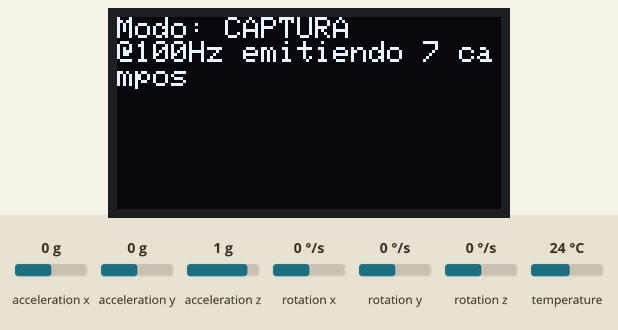
This program was run on a simulated ESP32. Shown: 128×64 one-colour display. The inputs (shaded band) are chosen by the test bench; at power-on: acceleration x 0 g, acceleration y 0 g, acceleration z 1 g, rotation x 0 °/s, rotation y 0 °/s, rotation z 0 °/s, temperature 24 °C. What the program prints to the serial monitor is not drawn.

Above: at 0.1 s.

The program:

main.cpp
```cpp
// ==========================
// main.cpp  (ÚNICO archivo, dual-mode con salida a 100 Hz)
// - Si existen model_data.h/feat_norm.h => MODO CLASIFICACIÓN (TFLite Micro)
// - Si NO existen => MODO CAPTURA (7 campos) - NO requiere TFLM
//
// Serial (SIEMPRE a 100 Hz):
// - Modo CAPTURA:  ax;ay;az;gx;gy;gz;temp
// - Modo CLASIF :  ax;ay;az;gx;gy;gz;temp;NA;Mov0X;p0;p1;p2;p3;p4
//
// Notas:
// * La predicción (TFLM) se recalcula con ventanas de 0.5 s y hop de 0.25 s (4 Hz por defecto),
//   pero se "cachea" y se imprime en CADA muestra a 100 Hz. Así obtienes 1 predicción por fila.
// * Si necesitas que la predicción se actualice más rápido, baja HOP (p.ej., HOP=5 → 20 Hz; HOP=1 → 100 Hz).
// ==========================

#include <Arduino.h>
#include <Wire.h>
#include <Adafruit_MPU6050.h>
#include <Adafruit_Sensor.h>
#include <math.h>   // sqrtf, lroundf

#define BAUD_RATE 115200 // Si tu serial se satura a 100 Hz con 14 campos, sube a 230400

// ---- (Opcional) OLED ----
#define USE_OLED 1
#if USE_OLED
  #include <Adafruit_SSD1306.h>
  Adafruit_SSD1306 display(128, 64, &Wire);
#endif

// --------- Sensado / RTOS ---------
Adafruit_MPU6050 mpu;
QueueHandle_t q_samples;   // muestras crudas @100Hz
QueueHandle_t q_preds;     // predicciones (~4-20 Hz, según HOP)
SemaphoreHandle_t i2cMutex;

struct Sample {
  float ax, ay, az, gx, gy, gz, temp;
  uint32_t t_ms;
};

struct Prediction {
  int   pred_class;      // 0..4
  float probs[5];
  uint32_t t_ms;
};

// --------- Frecuencia y ventana ---------
static const int   SAMPLE_RATE_HZ = 100;
static const float DT_MS = 1000.0f / SAMPLE_RATE_HZ;
static const int   WIN = 50;      // 0.5 s @100Hz
static const int   HOP = 25;      // 0.25 s (50% solape) => ~4 Hz de actualización de predicción

// Buffer circular para la ventana
static Sample ringBuf[WIN];
static int    ringHead = 0;
static int    nFilled  = 0;

// ==========================================================
// Detección de modelo/normalizador (activar modo TFLM)
// ==========================================================
#if __has_include("model_data.h") && __has_include("feat_norm.h") && __has_include("tensorflow/lite/micro/micro_interpreter.h")
  #define HAVE_TFLM 1
  #include "model_data.h"   // g_model, g_model_len
  #include "feat_norm.h"    // FEAT_MEAN[], FEAT_SCALE[], N_FEAT

  // ---- TensorFlow Lite Micro ----
  #include "tensorflow/lite/micro/micro_interpreter.h"
  #include "tensorflow/lite/micro/all_ops_resolver.h"
  #include "tensorflow/lite/micro/micro_error_reporter.h"  // necesario por MicroErrorReporter
  #include "tensorflow/lite/schema/schema_generated.h"
  // NO incluyas "tensorflow/lite/version.h"

  #ifndef N_FEAT
    #define N_FEAT 39
  #endif
  #define N_CLASS 5

  constexpr int kTensorArenaSize = 40 * 1024; // sube si AllocateTensors falla
  static uint8_t tensor_arena[kTensorArenaSize];

  static tflite::MicroInterpreter* interpreter = nullptr;
  static TfLiteTensor* input_tensor  = nullptr;
  static TfLiteTensor* output_tensor = nullptr;
  static bool model_is_int8 = true;

  // Predicción cacheada para imprimir a 100 Hz
  Prediction g_lastPred = {0,{0,0,0,0,0},0};
  volatile bool g_hasPred = false;
#else
  #define HAVE_TFLM 0
  // En modo captura no usamos TFLM ni 39 features; solo emitimos 7 campos.
#endif

// ==========================================================
// Utilidades de features (solo cuando hay TFLM)
// ==========================================================
#if HAVE_TFLM
static inline float mean_arr(const float *x, int n){ double s=0; for(int i=0;i<n;i++) s+=x[i]; return (float)(s/n); }
static inline float std_arr (const float *x, int n, float m){ double s=0; for(int i=0;i<n;i++){ double d=x[i]-m; s+=d*d; } return (float)sqrt(s/n); }
static inline float max_arr (const float *x, int n){ float v=x[0]; for(int i=1;i<n;i++) if (x[i]>v) v=x[i]; return v; }
static inline float min_arr (const float *x, int n){ float v=x[0]; for(int i=1;i<n;i++) if (x[i]<v) v=x[i]; return v; }
static inline float rms_arr (const float *x, int n){ double s=0; for(int i=0;i<n;i++) s+=x[i]*x[i]; return (float)sqrt(s/n); }

// 39 features = 7 señales×(mean,std,min,max,rms) + 4 de magnitudes (acc,gyro: mean,std)
static void extract_features(float feat[N_FEAT]) {
  float ax[WIN], ay[WIN], az[WIN], gx[WIN], gy[WIN], gz[WIN], tp[WIN];

  // reconstruir ventana en orden temporal
  for (int i=0; i<WIN; ++i){
    int idx = (ringHead - 1 - i + WIN) % WIN;
    ax[WIN-1-i] = ringBuf[idx].ax;
    ay[WIN-1-i] = ringBuf[idx].ay;
    az[WIN-1-i] = ringBuf[idx].az;
    gx[WIN-1-i] = ringBuf[idx].gx;
    gy[WIN-1-i] = ringBuf[idx].gy;
    gz[WIN-1-i] = ringBuf[idx].gz;
    tp[WIN-1-i] = ringBuf[idx].temp;
  }

  int k = 0;
  #define PUSH5(sig) { \
    float m = mean_arr(sig, WIN); \
    feat[k++] = m; \
    feat[k++] = std_arr(sig, WIN, m); \
    feat[k++] = min_arr(sig, WIN); \
    feat[k++] = max_arr(sig, WIN); \
    feat[k++] = rms_arr(sig, WIN); \
  }

  // 7×5 = 35
  PUSH5(ax); PUSH5(ay); PUSH5(az);
  PUSH5(gx); PUSH5(gy); PUSH5(gz);
  PUSH5(tp);

  // +4 magnitudes
  float acc_mag[WIN], gyro_mag[WIN];
  for (int i=0;i<WIN;i++){
    acc_mag[i]  = sqrtf(ax[i]*ax[i] + ay[i]*ay[i] + az[i]*az[i]);
    gyro_mag[i] = sqrtf(gx[i]*gx[i] + gy[i]*gy[i] + gz[i]*gz[i]);
  }
  float am_m = mean_arr(acc_mag, WIN);
  float am_s = std_arr (acc_mag, WIN, am_m);
  float gm_m = mean_arr(gyro_mag, WIN);
  float gm_s = std_arr (gyro_mag, WIN, gm_m);
  feat[k++] = am_m; feat[k++] = am_s; feat[k++] = gm_m; feat[k++] = gm_s;

  // z-score igual a StandardScaler (mean_, scale_)
  for(int i=0;i<N_FEAT;i++){
    feat[i] = (feat[i] - FEAT_MEAN[i]) / (FEAT_SCALE[i] + 1e-6f);
  }
}

// TFLM setup
static void tflm_setup(){
  const tflite::Model* model = tflite::GetModel(g_model);

  // Chequeo de versión solo si existe la macro
  #ifdef TFLITE_SCHEMA_VERSION
  if (model->version() != TFLITE_SCHEMA_VERSION) {
    Serial.println("Warning: TFLite schema version mismatch (continuando)");
  }
  #endif

  static tflite::AllOpsResolver resolver;

  // ---- API nueva: requiere ErrorReporter* y punteros opcionales ----
  static tflite::MicroErrorReporter micro_error_reporter;
  tflite::ErrorReporter* error_reporter = &micro_error_reporter;

  static tflite::MicroInterpreter static_interpreter(
      model,
      resolver,
      tensor_arena,            // uint8_t*
      kTensorArenaSize,        // size_t
      error_reporter,          // ErrorReporter*
      /*resource_variables=*/nullptr,
      /*profiler=*/nullptr);

  interpreter = &static_interpreter;

  if (interpreter->AllocateTensors() != kTfLiteOk) {
    Serial.println("AllocateTensors FAILED (sube kTensorArenaSize a 60-80 KB)");
    while(true) delay(1000);
  }

  input_tensor  = interpreter->input(0);
  output_tensor = interpreter->output(0);
  model_is_int8 = (input_tensor->type == kTfLiteInt8);
  Serial.printf("TFLM listo. in_type=%d, out_type=%d\n", input_tensor->type, output_tensor->type);
}

static void classify_tfl(const float feat_normed[N_FEAT], float probs_out[5], int &argmax){
  // entrada
  if (model_is_int8) {
    const float s = input_tensor->params.scale;
    const int   z = input_tensor->params.zero_point;
    for (int i=0;i<N_FEAT;i++){
      int q = (int)lroundf(feat_normed[i] / s) + z;
      if (q < -128) q = -128; if (q > 127) q = 127;
      input_tensor->data.int8[i] = (int8_t)q;
    }
  } else {
    for (int i=0;i<N_FEAT;i++) input_tensor->data.f[i] = feat_normed[i];
  }

  if (interpreter->Invoke() != kTfLiteOk) {
    Serial.println("Invoke FAILED");
    for(int c=0;c<5;c++) probs_out[c]=0.f;
    argmax=0; return;
  }

  // salida → probs
  if (output_tensor->type == kTfLiteInt8){
    const float s = output_tensor->params.scale;
    const int   z = output_tensor->params.zero_point;
    float sum=0;
    for (int c=0;c<5;c++){
      float p = s * (output_tensor->data.int8[c] - z);
      if (p < 0) p = 0; if (p > 1) p = 1;
      probs_out[c] = p; sum += p;
    }
    if (sum>0){ for(int c=0;c<5;c++) probs_out[c] /= sum; }
  } else {
    float sum=0;
    for (int c=0;c<5;c++){ probs_out[c] = output_tensor->data.f[c]; sum += probs_out[c]; }
    if (sum>0){ for (int c=0;c<5;c++) probs_out[c] /= sum; }
  }

  argmax = 0; float best = probs_out[0];
  for (int c=1;c<5;c++) if (probs_out[c]>best){ best=probs_out[c]; argmax=c; }
}
#endif // HAVE_TFLM

// ==========================================================
// Tareas
// ==========================================================
static void TaskAcquire(void *){
  TickType_t last = xTaskGetTickCount();
  const TickType_t period = pdMS_TO_TICKS(DT_MS);

  for(;;){
    sensors_event_t a, g, temp;
    xSemaphoreTake(i2cMutex, portMAX_DELAY);
    mpu.getEvent(&a,&g,&temp);
    xSemaphoreGive(i2cMutex);

    Sample s;
    s.ax=a.acceleration.x; s.ay=a.acceleration.y; s.az=a.acceleration.z;
    s.gx=g.gyro.x;         s.gy=g.gyro.y;         s.gz=g.gyro.z;
    s.temp=temp.temperature;
    s.t_ms = millis();

    // Empuja a la cola para ventaneo/clasificación
    xQueueSend(q_samples, &s, 0);

    // ===== Salida por Serial a 100 Hz =====
#if HAVE_TFLM
    // MODO CLASIFICACIÓN: 14 campos usando la última predicción disponible
    Serial.print(s.ax);   Serial.print(';');
    Serial.print(s.ay);   Serial.print(';');
    Serial.print(s.az);   Serial.print(';');
    Serial.print(s.gx);   Serial.print(';');
    Serial.print(s.gy);   Serial.print(';');
    Serial.print(s.gz);   Serial.print(';');
    Serial.print(s.temp); Serial.print(';');
    Serial.print("NA;");  // Clase Real la agrega el PC por bloque

    int cls = g_hasPred ? g_lastPred.pred_class : 0;
    Serial.print(String("Mov0") + String(cls) + ";");
    for (int c=0;c<5;c++){
      float pv = g_hasPred ? g_lastPred.probs[c] : 0.0f;
      Serial.print(pv, 6);
      Serial.print(c==4? '\n' : ';');
    }
#else
    // MODO CAPTURA: 7 campos
    Serial.print(s.ax);   Serial.print(';');
    Serial.print(s.ay);   Serial.print(';');
    Serial.print(s.az);   Serial.print(';');
    Serial.print(s.gx);   Serial.print(';');
    Serial.print(s.gy);   Serial.print(';');
    Serial.print(s.gz);   Serial.print(';');
    Serial.println(s.temp);
#endif

    vTaskDelayUntil(&last, period);
  }
}

static void TaskClassify(void *){
  int hopCnt=0;
  for(;;){
    Sample s;
    if (xQueueReceive(q_samples, &s, portMAX_DELAY)==pdTRUE){
      // actualizar ventana
      ringBuf[ringHead]=s;
      ringHead=(ringHead+1)%WIN;
      nFilled = nFilled < WIN ? nFilled+1 : WIN;

#if HAVE_TFLM
      if (nFilled==WIN){
        hopCnt++;
        if (hopCnt >= HOP){
          hopCnt=0;

          // ---------- Cálculo de predicción (según ventana) ----------
          float feat[N_FEAT];
          extract_features(feat);

          Prediction p;
          classify_tfl(feat, p.probs, p.pred_class);
          p.t_ms = s.t_ms;
          // Guardar en cola (para OLED) y en cache global (para impresión a 100 Hz)
          if (q_preds) xQueueSend(q_preds, &p, 0);
          g_lastPred = p;
          g_hasPred  = true;
        }
      }
#else
      // En modo captura no hay clasificación
      (void)hopCnt;
#endif
    }
  }
}

static void TaskDisplay(void *){
#if USE_OLED
  for(;;){
  #if HAVE_TFLM
    Prediction p;
    if (xQueueReceive(q_preds, &p, portMAX_DELAY)==pdTRUE){
      xSemaphoreTake(i2cMutex, portMAX_DELAY);
      display.clearDisplay();
      display.setTextSize(1);
      display.setTextColor(SSD1306_WHITE);
      display.setCursor(0,0);
      display.println("Movimiento:");
      display.setTextSize(2);
      display.printf("Mov0%d\n", p.pred_class);
      display.setTextSize(1);
      for (int c=0;c<5;c++){
        display.printf("P%02d: %.2f\n", c, p.probs[c]);
      }
      display.display();
      xSemaphoreGive(i2cMutex);
    }
  #else
    // En modo captura no hay predicciones: muestra estado básico
    xSemaphoreTake(i2cMutex, portMAX_DELAY);
    display.clearDisplay();
    display.setTextSize(1);
    display.setTextColor(SSD1306_WHITE);
    display.setCursor(0,0);
    display.println("Modo: CAPTURA");
    display.println("@100Hz emitiendo 7 campos");
    display.display();
    xSemaphoreGive(i2cMutex);
    vTaskDelay(pdMS_TO_TICKS(500));
  #endif
  }
#else
  vTaskDelete(NULL);
#endif
}

// ==========================================================
// setup / loop
// ==========================================================
void setup(){
  Serial.begin(BAUD_RATE);
  Wire.begin(); // ESP32 SDA=21, SCL=22

  i2cMutex = xSemaphoreCreateMutex();

  xSemaphoreTake(i2cMutex, portMAX_DELAY);
  if (!mpu.begin()) { Serial.println("No se detecta MPU6050"); while(1) delay(10); }
  // Rangos/filtro (ajustables)
  mpu.setAccelerometerRange(MPU6050_RANGE_2_G);
  mpu.setGyroRange(MPU6050_RANGE_500_DEG);
  mpu.setFilterBandwidth(MPU6050_BAND_5_HZ);

#if USE_OLED
  if(!display.begin(SSD1306_SWITCHCAPVCC, 0x3C)){
    Serial.println("SSD1306 no encontrado (continuando sin OLED)");
  } else {
    display.clearDisplay(); display.display();
  }
#endif
  xSemaphoreGive(i2cMutex);

#if HAVE_TFLM
  // Inicializa TFLM solo si el modelo está presente
  tflm_setup();
  q_preds   = xQueueCreate(16, sizeof(Prediction));
#else
  q_preds   = NULL; // no se usa en captura
#endif
  q_samples = xQueueCreate(128, sizeof(Sample));

  // Tareas (core 1)
  xTaskCreatePinnedToCore(TaskAcquire,  "acq",  4096, NULL, 2, NULL, 1);
  xTaskCreatePinnedToCore(TaskClassify, "clf",  8192, NULL, 2, NULL, 1);
  xTaskCreatePinnedToCore(TaskDisplay,  "disp", 4096, NULL, 1, NULL, 1);

#if HAVE_TFLM
  Serial.println("Modo: CLASIFICACIÓN (TFLM activo)");
#else
  Serial.println("Modo: CAPTURA (sin modelo)");
#endif
}

void loop(){ vTaskDelay(portMAX_DELAY); }
```

Source omitted: model_data.cpp (data table, 22513 bytes)
